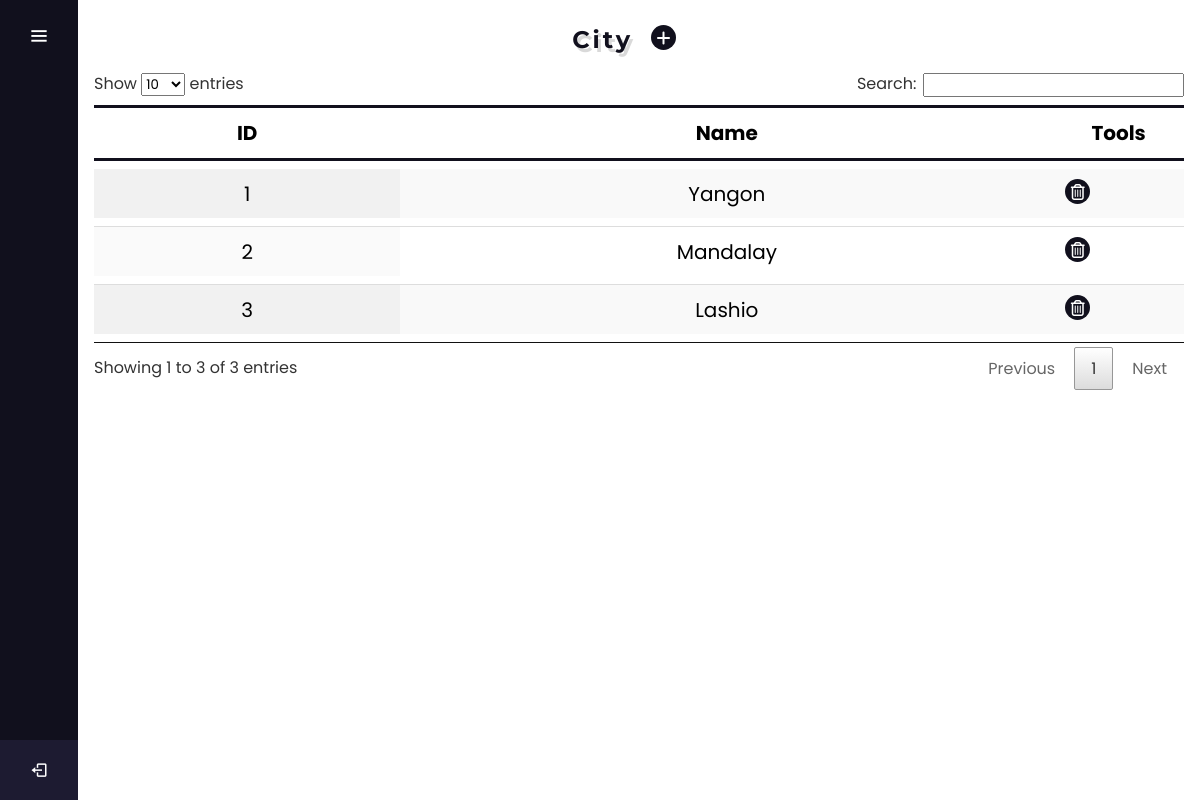
Page /City.php (signed in) on the committed database.
### tables this page shows
CREATE TABLE `city` (
  `ID` int(11) NOT NULL,
  `Name` varchar(50) NOT NULL
);

### SQL.php (called while the page is built, shortened)
<?php
	function Single_Select($Field, $Table)
	{
		include("Connect.php");
		$query 	= "	SELECT $Field FROM $Table";
		$result	= mysqli_query($connection, $query);
		return $result;
	}
?>

### City.php (the view, shortened to what this page needs)
<?php
	include("Connect.php");
	include("SQL.php");
?>
<!DOCTYPE html>
<html lang="en" dir="ltr">
    <head>
        <link rel="stylesheet" href="New.css">
        <link rel="stylesheet" href="select2.min.css" />
        <link rel="stylesheet" href="select2.min.js" />
        <link href='https://unpkg.com/boxicons@2.0.7/css/boxicons.min.css' rel='stylesheet'>
		<link rel="stylesheet" href="https://cdnjs.cloudflare.com/ajax/libs/chosen/1.8.7/chosen.min.css">
		<link rel="stylesheet" href="https://maxcdn.bootstrapcdn.com/bootstrap/3.3.7/css/bootstrap.min.cs">
		<link rel="stylesheet" type="text/css" href="DataTables/datatables.min.css" />
    </head>
    <body>
    <?php include "Sidebar.php"; ?>
    <section class="home-section">
        <form action="City.php" method="post" enctype="multipart/form-data">
            <div class="Item">
                <div class="Header">
                    <table>
                        <tr>
                            <th><h1 class="Page">City</h1></th>
                            <th>
                                <a href="City.php?New">
                                    <div class="Expand">
                                        <button class="Icon"><i class='fas fa-plus'></i></button>
                                    </div>
                                </a>
                            </th>
                        </tr>
                    </table>
                </div>
                <?php
                    if (isset($_REQUEST['New']))
                    {
                ?>
                    <div class="Form">
                    <?php
                        if (isset($_REQUEST['Update']))
                        {
                            $Rows		= mysqli_fetch_array(Multi_Select("*","City","ID",$_SESSION['Update']));
                        }
                        else
                        {
                    ?>
                        <div class="Input_Field">
                            <label>Name</label>
                            <input type="text" name="txtName" class="Input" required />
                        </div>
                    <?php
                        }
                    ?>
                    <div class="Input_Field">
                        <?php
                            if (isset($_REQUEST['Update']))
                            {
                                echo "<input type='submit' name='btnUpdate' class='Btn' value='Update'>";
                            }
                            else
                            {
                                echo "<input type='submit' name='btnSave' class='Btn' value='Save'>";
                            }
                        ?>
                        <input type="submit" id="Main" name="btnCancle" class="Btn" value="Cancle">
                    </div>
                </div>
                <div class="Data">
                    <table id="tableid" class="display">
                        <thead>
                            <tr>
                                <th>ID</th>
                                <th>Name</th>
                                <th>Tools</th>
                            </tr>
                        </thead>
                        <tbody>
                            <?php
                                $result	= Single_Select("*","City");
                                $count	= mysqli_num_rows($result);
                                for ($i=0; $i < $count; $i++)
                                {
                                    $rows 	=	mysqli_fetch_array($result);
                                    $ID 	= 	$rows["ID"];
                                    if (isset($_REQUEST['Update']))
                                    {
                                        if ($ID == $_SESSION['Update'])
                                        {
                                            echo "<tr class='Update'>";
                                            echo "<td>" . $ID . "</td>";
                                            echo "<td>" . $rows['Name'] . "</td>";
                                            echo("<td>
                                                    <a href='City.php?Delete=$ID'><i class='far fa-trash-alt'></i></a>
                                                </td>");
                                            echo "</tr>";
                                        }
                                        else
                                        {
                                            echo "<tr>";
                                            echo "<td>" . $ID . "</td>";
                                            echo("<td>" . $rows["Name"] . "</td>");
                                            echo("<td>
                                                    <a href='City.php?Delete=$ID'><i class='far fa-trash-alt'></i></a>
                                                </td>");
                                            echo "</tr>";
                                        }
                                    }
                                    else
                                    {
                                        echo "<tr>";
                                        echo "<td>" . $ID . "</td>";
                                        echo "<td>" . $rows['Name'] . "</td>";
                                        echo("<td>
                                                <a href='City.php?Delete=$ID'><i class='far fa-trash-alt'></i></a>
                                            </td>");
                                        echo "</tr>";
                                    }
                                }
                            ?>
                        </tbody>
                    </table>
                </div>
                <?php
                    }
                    else
                    {
                ?>
                    <div class="Records">
                        <table id="tableid" class="display">
                            <thead>
                            <tr>
                                <th>ID</th>
                                <th>Name</th>
                                <th>Tools</th>
                            </tr>
                        </thead>
                        <tbody>
                            <?php
                                $result = Single_Select("*","City");
                                $count	= mysqli_num_rows($result);
                                for ($i=0; $i < $count; $i++)
                                {
                                    $rows 	=	mysqli_fetch_array($result);
                                    $ID 	= 	$rows["ID"];
                                    echo("<tr>");
                                    echo("<td>" . $ID . "</td>");
                                    echo("<td>" . $rows["Name"] . "</td>");
                                    echo("<td>
                                            <a href='City.php?Delete=$ID' class='Link'>
                                                <button class='Link_Icon'><i class='far fa-trash-alt'></i></button>
                                                <input	type='button' class='Link_Text' value='Delete'>
                                            </a>
                                        </td>");
                                    echo("</tr>");
                                    }
                            ?>
                            </tbody>
                        </table>
                    </div>
                <?php
                    }
                ?>
            </div>
        </form>
    </section>
    </body>
</html>

### New.css (style rules this page uses)
:root { --first-color: #11101D; --input-color: #80868B; --border-color: #DADCE0; --normal-font-size: 1rem; --small-font-size: .75rem; }
* { margin: 0; padding: 0; box-sizing: border-box; font-family: "Poppins" , sans-serif; }
.home-section { padding: 1rem; position: relative; background: #fff; min-height: 100vh; top: 0; left: 78px; width: calc(100% - 78px); transition: all 0.5s ease; z-index: 2; }
.Item { font-size: var(--normal-font-size); }
.Item .Header { width: 100%; display: block; align-items: center; }
.Item .Header table tr th { padding: 5px; }
.Item .Header table tr th:first-child { width: 50%; text-align: right; }
.Item .Header .Page { color: var(--first-color); font-size: 30; font-weight: 700; letter-spacing: 3px; font-family: 'Montserrat', sans-serif; text-shadow: 3px 4px rgba(0, 0, 0, .15);; }
.Item .Header table { width: 100%; border-collapse: separate; }
.Expand { text-decoration: none; width: 33px; height: 33px; display: flex; padding: 2px; border-radius: 50px; transition: all .5s ease; z-index: 0; }
.Expand .Icon { height: 25px; border-radius: 50px; cursor: pointer; border: 0; padding: 1px; width: 25px; background: transparent; font-size: 1rem; background: var(--first-color); color: #fff; transition: all .5s ease; text-align: inherit; z-index: 10; }
.Item .Records { width: 100%; height: 85%; margin-top: .5rem; overflow: auto; }
.Item .Records table { width: 100%; margin: 0 auto; font-size: 20px; border-collapse:separate; border-spacing:0 .5rem; }
.Item .Records table tr { transition: all .3s ease-in-out; }
.Item .Records table tr td { font-weight: 400; }
.Item .Records table tr th { border-top: 3px solid var(--first-color); border-bottom: 3px solid var(--first-color); }
.Item .Records table tr td { text-align: center; }
.Item .Records table tr td:last-child { width: 12%; }
.Link { float: left; display: flex; text-decoration: none; width: 33px; height: 33px; padding: 2px; border-radius: 50px; transition: all .5s ease; z-index: 0; }
.Link .Link_Icon { height: 25px; border-radius: 50px; cursor: pointer; border: 0; padding: 1px; width: 25px; background: transparent; font-size: 1rem; background: var(--first-color); color: #fff; transition: all .5s ease; text-align: inherit; z-index: 10; }

### rows in the picture
city: ID "1", Name "Yangon"
city: ID "2", Name "Mandalay"
city: ID "3", Name "Lashio"
